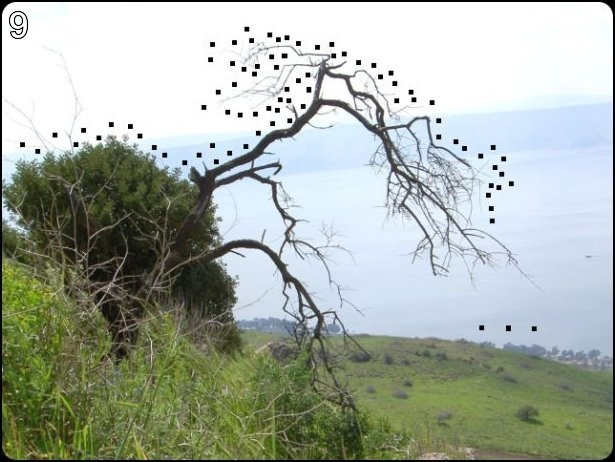
#> input picture unit_6/dots.jpg, 615 x 462 px
$ python dots.py
#> lines starting #> are read from the running program, lines starting #| are printed output that depends on the picture
import turtle as t
from PIL import Image, ImageDraw

# list of dots, in the following format: [x, y, x, y, x, y,...]
first = (
    146, 399, 163, 403, 170, 393, 169, 391, 166, 386, 170, 381, 170, 371, 170,
    355, 169, 346, 167, 335, 170, 329, 170, 320, 170, 310, 171, 301, 173, 290,
    178, 289, 182, 287, 188, 286, 190, 286, 192, 291, 194, 296, 195, 305, 194,
    307, 191, 312, 190, 316, 190, 321, 192, 331, 193, 338, 196, 341, 197, 346,
    199, 352, 198, 360, 197, 366, 197, 373, 196, 380, 197, 383, 196, 387, 192,
    389, 191, 392, 190, 396, 189, 400, 194, 401, 201, 402, 208, 403, 213, 402,
    216, 401, 219, 397, 219, 393, 216, 390, 215, 385, 215, 379, 213, 373, 213,
    365, 212, 360, 210, 353, 210, 347, 212, 338, 213, 329, 214, 319, 215, 311,
    215, 306, 216, 296, 218, 290, 221, 283, 225, 282, 233, 284, 238, 287, 243,
    290, 250, 291, 255, 294, 261, 293, 265, 291, 271, 291, 273, 289, 278, 287,
    279, 285, 281, 280, 284, 278, 284, 276, 287, 277, 289, 283, 291, 286, 294,
    291, 296, 295, 299, 300, 301, 304, 304, 320, 305, 327, 306, 332, 307, 341,
    306, 349, 303, 354, 301, 364, 301, 371, 297, 375, 292, 384, 291, 386, 302,
    393, 324, 391, 333, 387, 328, 375, 329, 367, 329, 353, 330, 341, 331, 328,
    336, 319, 338, 310, 341, 304, 341, 285, 341, 278, 343, 269, 344, 262, 346,
    259, 346, 251, 349, 259, 349, 264, 349, 273, 349, 280, 349, 288, 349, 295,
    349, 298, 354, 293, 356, 286, 354, 279, 352, 268, 352, 257, 351, 249, 350,
    234, 351, 211, 352, 197, 354, 185, 353, 171, 351, 154, 348, 147, 342, 137,
    339, 132, 330, 122, 327, 120, 314, 116, 304, 117, 293, 118, 284, 118, 281,
    122, 275, 128, 265, 129, 257, 131, 244, 133, 239, 134, 228, 136, 221, 137,
    214, 138, 209, 135, 201, 132, 192, 130, 184, 131, 175, 129, 170, 131, 159,
    134, 157, 134, 160, 130, 170, 125, 176, 114, 176, 102, 173, 103, 172, 108,
    171, 111, 163, 115, 156, 116, 149, 117, 142, 116, 136, 115, 129, 115, 124,
    115, 120, 115, 115, 117, 113, 120, 109, 122, 102, 122, 100, 121, 95, 121,
    89, 115, 87, 110, 82, 109, 84, 118, 89, 123, 93, 129, 100, 130, 108,
    132, 110, 133, 110, 136, 107, 138, 105, 140, 95, 138, 86, 141, 79, 149,
    77, 155, 81, 162, 90, 165, 97, 167, 99, 171, 109, 171, 107, 161, 111,
    156, 113, 170, 115, 185, 118, 208, 117, 223, 121, 239, 128, 251, 133, 259,
    136, 266, 139, 276, 143, 290, 148, 310, 151, 332, 155, 348, 156, 353, 153,
    366, 149, 379, 147, 394, 146, 399
)
second = (
    156, 141, 165, 135, 169, 131, 176, 130, 187, 134, 191, 140, 191, 146, 186,
    150, 179, 155, 175, 157, 168, 157, 163, 157, 159, 157, 158, 164, 159, 175,
    159, 181, 157, 191, 154, 197, 153, 205, 153, 210, 152, 212, 147, 215, 146,
    218, 143, 220, 132, 220, 125, 217, 119, 209, 116, 196, 115, 185, 114, 172,
    114, 167, 112, 161, 109, 165, 107, 170, 99, 171, 97, 167, 89, 164, 81,
    162, 77, 155, 81, 148, 87, 140, 96, 138, 105, 141, 110, 136, 111, 126,
    113, 129, 118, 117, 128, 114, 137, 115, 146, 114, 155, 115, 158, 121, 157,
    128, 156, 134, 157, 136, 156, 136
)


def draw_with_turtle(dots, color):
    t.color('red', color)
    t.penup()
    ix = 0
    iy = 1
    t.goto(dots[ix], -dots[iy])
    t.pendown()
    t.begin_fill()
    while ix < len(dots):
        t.goto(dots[ix], -dots[iy])
        ix += 2
        iy += 2
    t.end_fill()


def draw1():
    draw_with_turtle(first, 'yellow')
    draw_with_turtle(second, 'purple')
    t.done()


def draw2():
    img = Image.new('RGB', (500, 500))
    draw = ImageDraw.Draw(img)
    draw.polygon(first, fill='white')
    draw.polygon(second, fill='white')
    img.show()


def coords_converted(coords, resize, delta_x, delta_y):
    converted_list = []
    for coord in enumerate(coords):
        if coord[0] % 2 == 0:
            converted_list.append(coord[1] * resize + delta_x)
        else:
            converted_list.append(coord[1] * resize + delta_y)
    return converted_list


def draw_shape(draw, resize=1.0, delta_x=0, delta_y=0, fill='black', outline='white'):
    draw.polygon(coords_converted(first, resize, delta_x, delta_y), fill, outline)
    draw.polygon(coords_converted(second, resize, delta_x, delta_y), fill, outline)


def draw3():
    img = Image.open("dots.jpg")
#> img is the input picture: PIL image 615x462 RGB; mean R, G, B 166.7, 174.6, 164.5
    draw = ImageDraw.Draw(img)
    for i in range(30, 130, 30):
        draw_shape(draw, 0.3, i, 270)
    for i in range(130, 300, 30):
        draw_shape(draw, 0.4, i, 230)
    draw_shape(draw, 0.6, 300, 150)
    draw_shape(draw, 0.6, 350, 150)
    for i in range(430, 490, 30):
        draw_shape(draw, 0.3, i, 270)
    img.show()
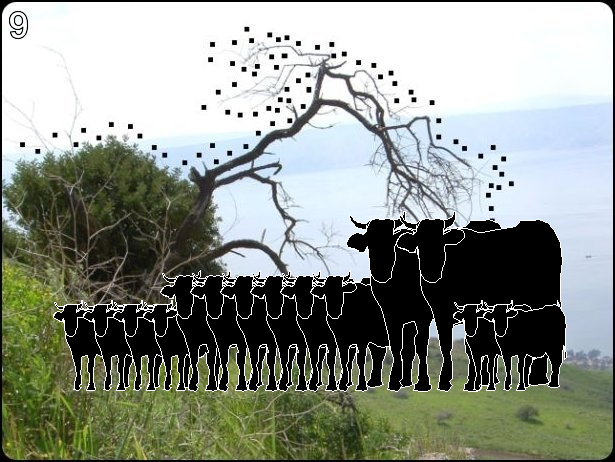
#> shown: PIL image 615x462 RGB; mean R, G, B 141.6, 147.6, 138.7


def main():
    draw3()


if __name__ == "__main__":
    main()

$ run again, with unit_6/fav_vid.png saved as unit_6/dots.jpg
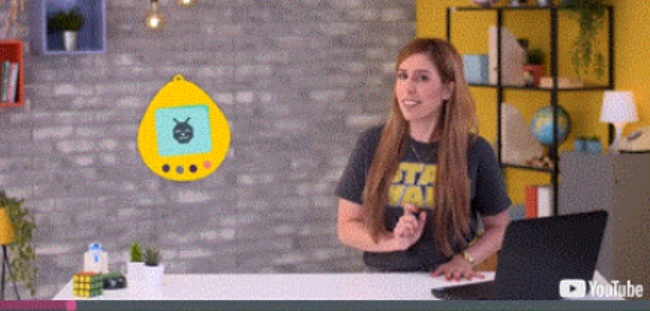
#> input picture unit_6/fav_vid.png, 650 x 311 px
#> in draw3, img is the input picture: PIL image 650x311 RGB; mean R, G, B 135.9, 116.5, 107.5
#> in draw3, `img.show()`:
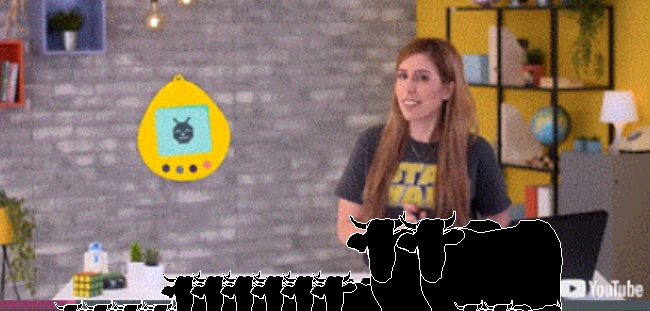
#> shown: PIL image 650x311 RGB; mean R, G, B 123.9, 106.3, 96.3
